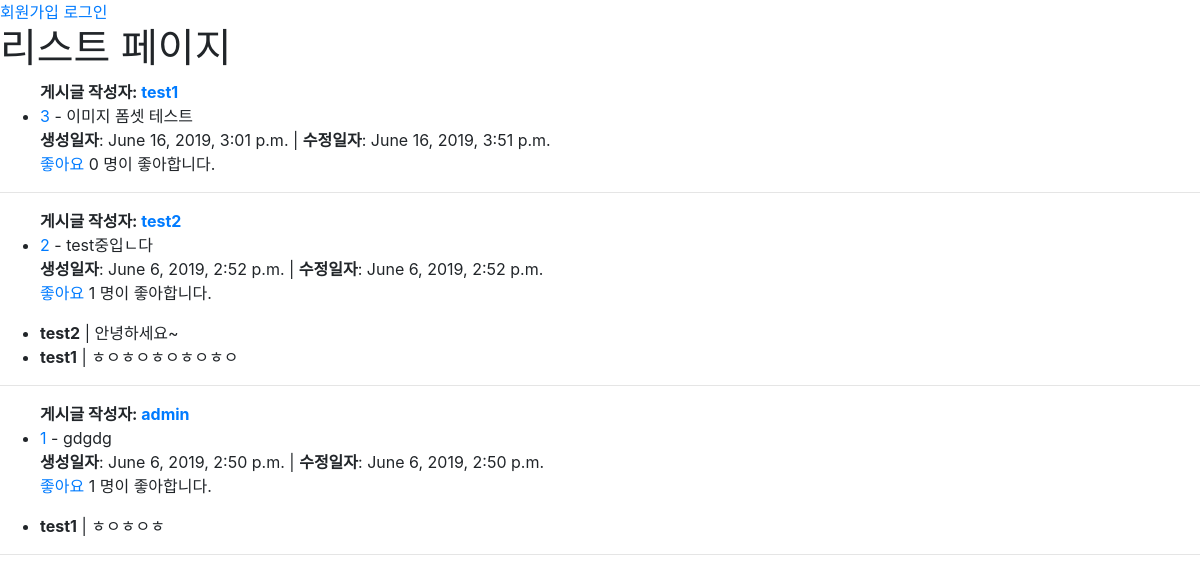
/posts/, run on the app's committed database.
### posts/models.py (models this page shows)
class Post(models.Model):
    user = models.ForeignKey(settings.AUTH_USER_MODEL, on_delete=models.CASCADE)
    content = models.TextField()
    created_at = models.DateTimeField(auto_now_add= True, blank=True)
    updated_at = models.DateTimeField(auto_now=True, blank=True)
    like_users = models.ManyToManyField(settings.AUTH_USER_MODEL, related_name='like_posts')

class Comment(models.Model):
    user = models.ForeignKey(settings.AUTH_USER_MODEL, on_delete=models.CASCADE)
    post = models.ForeignKey(Post, on_delete=models.CASCADE)
    content = models.TextField()

### posts/views.py (the view)
# urls.py: path('', views.list, name="list"),
def list(request):
    posts = Post.objects.order_by('-id').all()
    comment_form = CommentForm()
    return render(request, 'posts/list.htm', {'posts':posts, 'comment_form':comment_form})

### posts/templates/posts/list.htm
{% extends 'base.htm' %}
{% block container %}
<h1>리스트 페이지</h1>
{% for post in posts %}
    {% include 'posts/_post.htm' %}
{% endfor %}
{% endblock %}

### posts/templates/posts/_post.htm (shortened to what this page needs)
<ul>
    <strong>게시글 작성자: <a href="{% url 'accounts:people' post.user.username %}">{{ post.user.username }}</strong></a>
    <li>
        <a href="{% url 'posts:detail' post.id %}">{{ post.id }}</a> - {{ post.content }} <br>
        <strong>생성일자</strong>: {{post.created_at }} | <strong>수정일자</strong>: {{ post.updated_at }}
    </li>
    {% if user in post.like_users.all %}
        <a href="{% url 'posts:like' post.id %}">좋아요 취소</a>
    {% else %}
        <a href="{% url 'posts:like' post.id %}">좋아요</a>
    {% endif %}
    {{ post.like_users.count }} 명이 좋아합니다.
</ul>
<ul>
{% for comment in post.comment_set.all %}
    <li>
    <strong>{{ comment.user }}</strong> | {{ comment.content }}
    </li>
{% endfor %}
</ul>
<hr>

### data on the page
Post: user.username "test1", id "3", content "이미지 폼셋 테스트", created_at "June 16, 2019, 3:01 p.m.", updated_at "June 16, 2019, 3:51 p.m.", shows "좋아요", like_users.count "0"
Post: user.username "test2", id "2", content "test중입ㄴ다", created_at "June 6, 2019, 2:52 p.m.", updated_at "June 6, 2019, 2:52 p.m.", shows "좋아요", like_users.count "1"
Comment: user "test2", content "안녕하세요~"
Comment: user "test1", content "ㅎㅇㅎㅇㅎㅇㅎㅇㅎㅇ"
Post: user.username "admin", id "1", content "gdgdg", created_at "June 6, 2019, 2:50 p.m.", updated_at "June 6, 2019, 2:50 p.m.", shows "좋아요", like_users.count "1"
Comment: user "test1", content "ㅎㅇㅎㅇㅎ"
